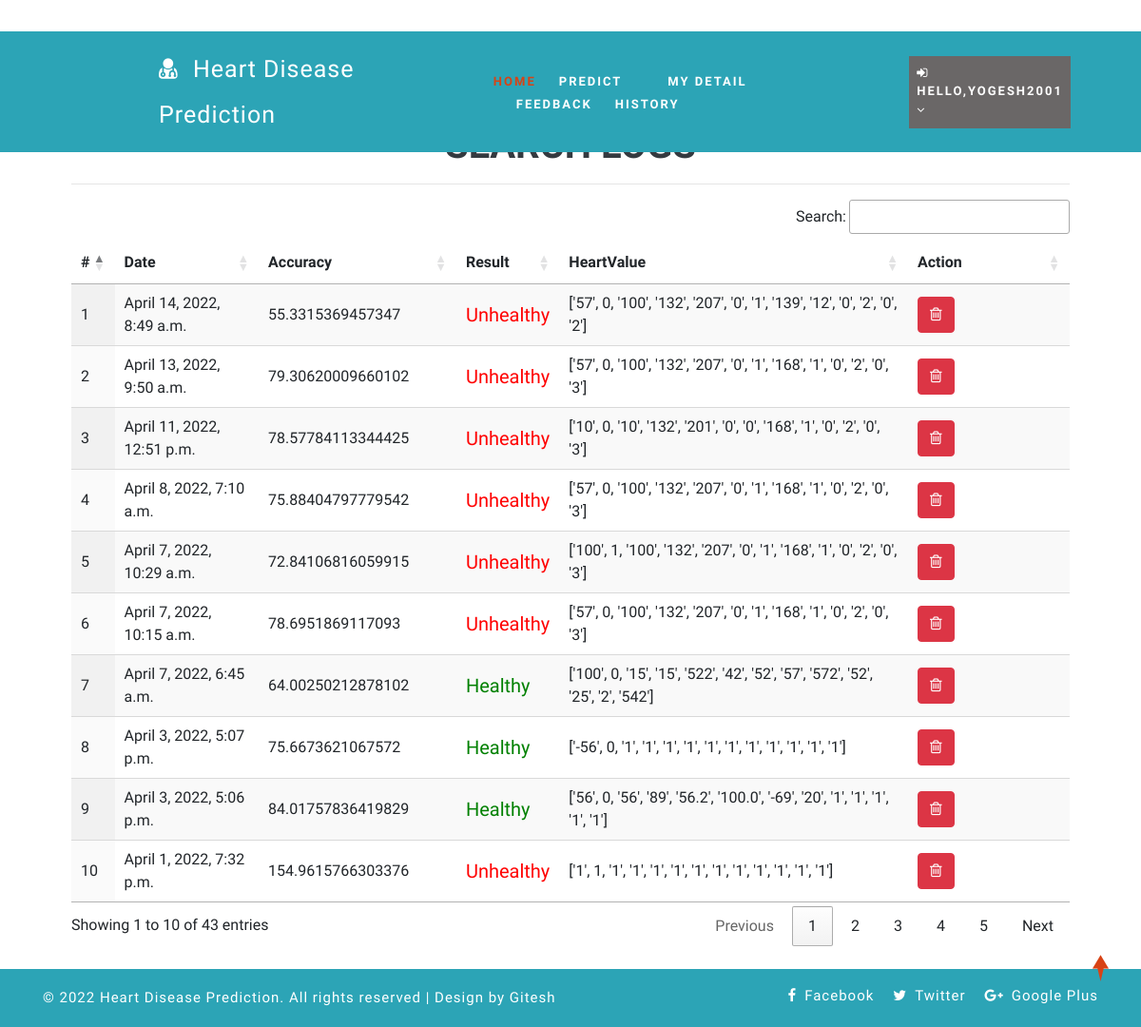
/view_search_pat (signed in), run on an earlier commit of the app's database.
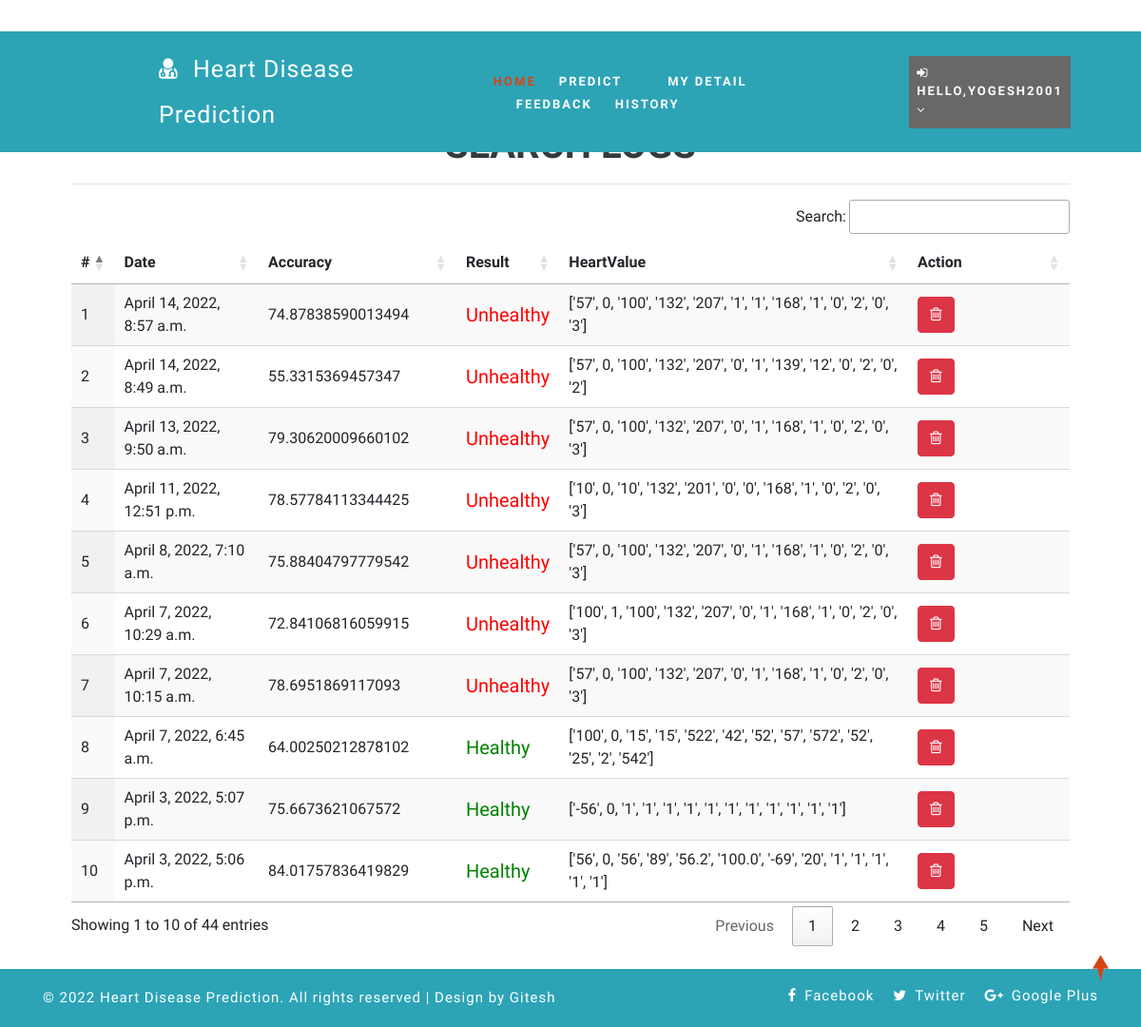
And on a later commit of the database.
### health/models.py (models this page shows)
class Search_Data(models.Model):
    patient = models.ForeignKey(Patient, on_delete=models.CASCADE, null=True)
    prediction_accuracy = models.CharField(max_length=100,null=True,blank=True)
    result = models.CharField(max_length=100,null=True,blank=True)
    values_list = models.CharField(max_length=100,null=True,blank=True)
    created = models.DateTimeField(auto_now=True,null=True)
    def __str__(self):
        return self.patient.user.username

### health/views.py (the view)
# urls.py: path('view_search_pat', view_search_pat,name="view_search_pat"),
@login_required(login_url="login")
def view_search_pat(request):
    doc = None
    try:
        doc = Doctor.objects.get(user=request.user)
        data = Search_Data.objects.filter(patient__address__icontains=doc.address).order_by('-id')
    except:
        try:
            doc = Patient.objects.get(user=request.user)
            data = Search_Data.objects.filter(patient=doc).order_by('-id')
            print(data)
        except:
            data = Search_Data.objects.all().order_by('-id')
    return render(request,'view_search_pat.html',{'data':data})

### health/templates/view_search_pat.html
{% extends 'index.html' %}
{% load static %}
{% block body %}
<div class="container-fluid" style="width:90%;margin-top:8%">
                    <div class="container-fluid">
                        <h1 align="center" class="w3ls-title text-uppercase text-dark font-weight-bold">Search Logs</h1>
                         </div><hr>
                                <table id="example" class="display" style="width:100%">
                                  <thead>
                                    <tr>
                                      <th>#</th>
                                      {% if request.user.patient_set.all.0 %}
                                      <th>Date</th>
                                      {% else %}
                                      <th>Patient Name</th>
                                      {% endif %}
                                      <th>Accuracy</th>
                                      <th>Result</th>
                                      <th>HeartValue</th>
                                      <th>Action</th>
                                  </tr>
                              </thead>
                              <tbody>
                              {% for i in data %}
                                <tr>
                                  <td>{{forloop.counter}}</td>
                                  {% if request.user.patient_set.all.0 %}
                                    <td>{{i.created}}</td>
                                  {% else %}
                                  <td>{{i.patient.user.first_name}} {{i.patient.user.last_name}}</td>
                                  {% endif %}
                                    <td>{{i.prediction_accuracy}}</td>
                                    <td>{% if i.result == "0" %}
                                      <h5 style="color:green">Healthy</h5>
                                      {% else %}
                                      <h5 style="color:red">Unhealthy</h5>
                                  {% endif %}
                                  </td>
                                  <td>{{i.values_list}}</td>
                                  <td style="width:150px">
                                      <a href="/delete_searched/{{i.id}}" ><button class="btn btn-danger" onclick="return confirm('Are you sure?')"><i class="fa fa-trash-o"></i></button></a></td>
                              </tr>
                              {% endfor %}
                          </tbody>
                      </table>
                  </div>
{% endblock %}

What changed in the data, as far as the page shows it:
no longer on this page (row unchanged): Search_Data: created "April 1, 2022, 7:32 p.m.", prediction_accuracy "154.9615766303376", result "Unhealthy", values_list "['1', 1, '1', '1', '1', '1', '1', '1', '1', '1', '1', '1', '1']"
added Search_Data: created "April 14, 2022, 8:57 a.m.", prediction_accuracy "74.87838590013494", result "Unhealthy", values_list "['57', 0, '100', '132', '207', '1', '1', '168', '1', '0', '2', '0', '3']"
Also different on the page:
text written by a page script: "Search: Showing 1 to 10 of 43 entries Previous 1 2 3 4 5 Next" → "Search: Showing 1 to 10 of 44 entries Previous 1 2 3 4 5 Next"
